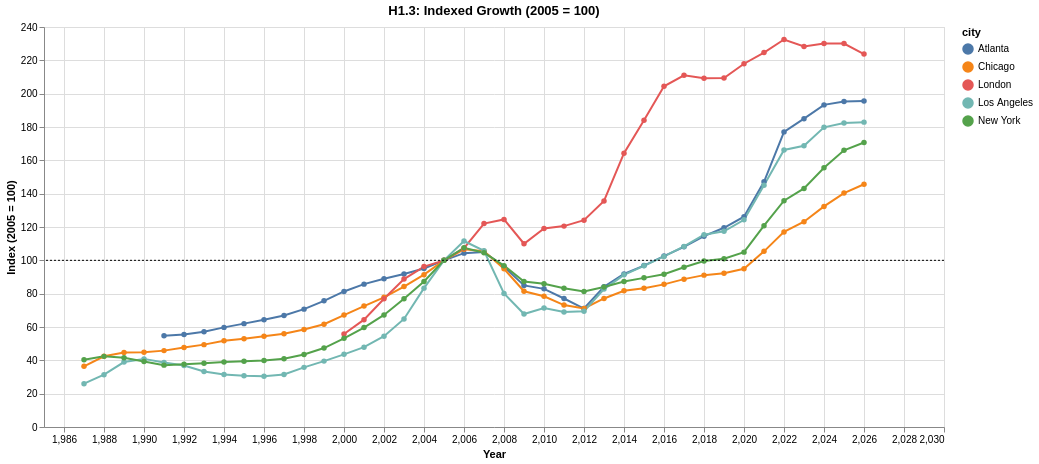

This figure's notebook cell:
### Markdown cell above
### H1 - Visual 2: Year-over-Year Growth

**What's informative about this view:**
- Focuses on acceleration/deceleration, not just raw levels.
- Better for spotting potential event-window shifts.
- Highlights mixed signal across cities rather than one uniform pattern.

**What could be improved about this view:**
- Volatility can obscure structural changes.
- Add smoothed trend lines (for example 3-year rolling mean).
- Add pre/post averages and statistical test annotations.

### Code cell
# H1.3: Indexed Growth 2005=100 (Altair line chart)
idx = annual_evt.copy()
base = idx[idx['year']==2005][['city', 'index_value']].rename(columns={'index_value': 'base_2005'})
idx = idx.merge(base, on='city', how='left').dropna(subset=['base_2005'])
idx['indexed_2005'] = (idx['index_value'] / idx['base_2005']) * 100

chart = alt.Chart(idx).mark_line(point=True, size=2).encode(
    x=alt.X('year:Q', title='Year'),
    y=alt.Y('indexed_2005:Q', title='Index (2005 = 100)'),
    color=alt.Color('city:N'),
    tooltip=['year:Q', 'city:N', alt.Tooltip('indexed_2005:Q', format='.1f')]
)

ref = alt.Chart(pd.DataFrame({'indexed_2005': [100]})).mark_rule(stroke='black', strokeDash=[2,2]).encode(y='indexed_2005:Q')
h1_3 = (chart + ref).properties(width=900, height=400, title='H1.3: Indexed Growth (2005 = 100)')
h1_3.display()

### Figure 1 — Vega-Lite specification as saved in the notebook (floating-point values rounded to 4 significant figures; data arrays with more than 128 entries replaced by an {"elided": "..."} marker saying what was removed)
{"config": {"view": {"continuousWidth": 300, "continuousHeight": 300}}, "layer": [{"data": {"name": "data-a846ba016e4ff394cf8b1d0547fca01d"}, "mark": {"type": "line", "point": true, "size": 2}, "encoding": {"color": {"field": "city", "type": "nominal"}, "tooltip": [{"field": "year", "type": "quantitative"}, {"field": "city", "type": "nominal"}, {"field": "indexed_2005", "format": ".1f", "type": "quantitative"}], "x": {"field": "year", "title": "Year", "type": "quantitative"}, "y": {"field": "indexed_2005", "title": "Index (2005 = 100)", "type": "quantitative"}}}, {"data": {"name": "data-a966f5f094557d8b92e0c2d0ee7f74d1"}, "mark": {"type": "rule", "stroke": "black", "strokeDash": [2, 2]}, "encoding": {"y": {"field": "indexed_2005", "type": "quantitative"}}}], "height": 400, "title": "H1.3: Indexed Growth (2005 = 100)", "width": 900, "$schema": "https://vega.github.io/schema/vega-lite/v5.8.0.json", "datasets": {"data-a846ba016e4ff394cf8b1d0547fca01d": {"elided": "183 records"}, "data-a966f5f094557d8b92e0c2d0ee7f74d1": [{"indexed_2005": 100}]}}
